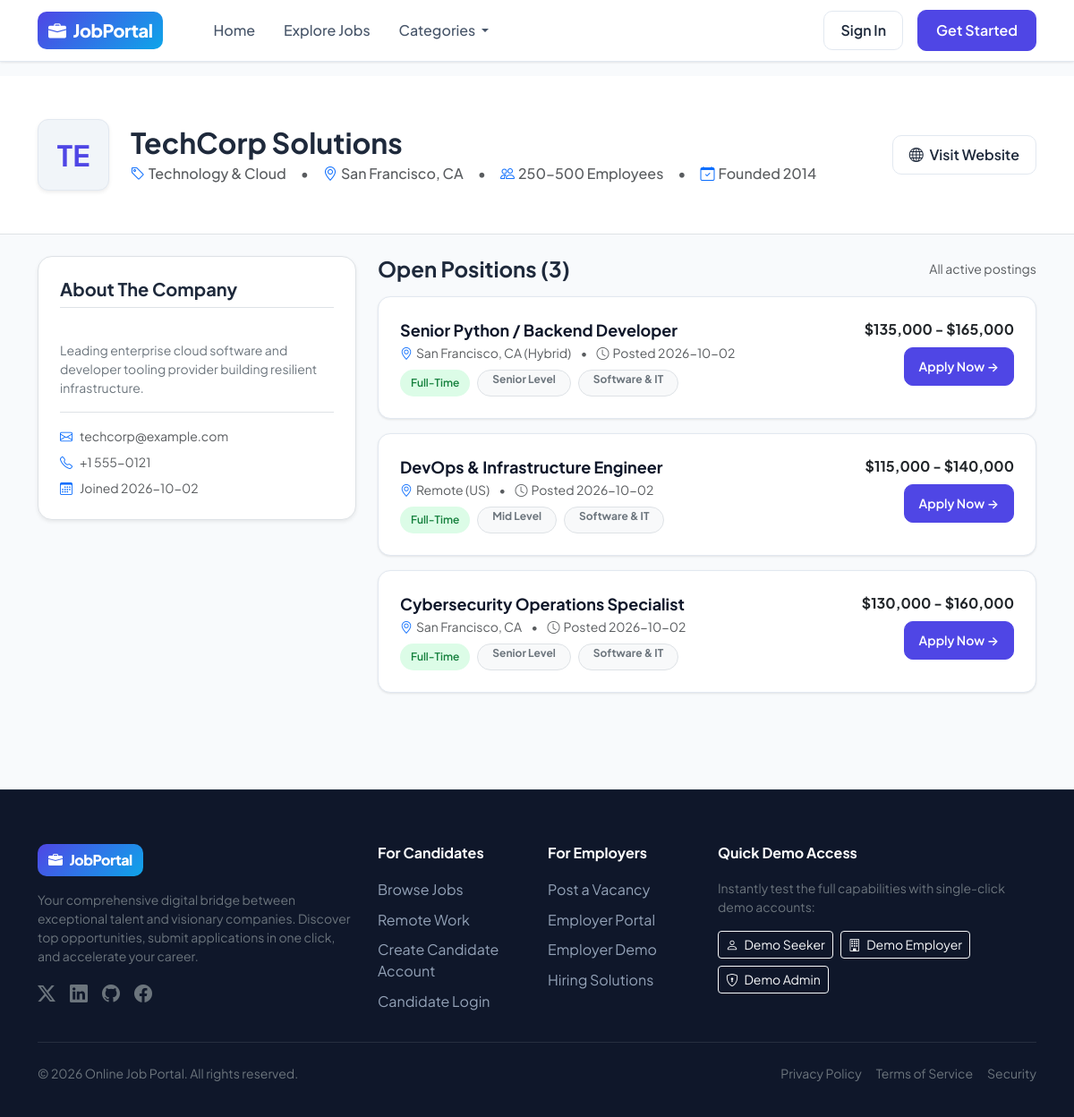
/companies/2, run on the app's committed database.
### tables this page shows
CREATE TABLE employer_profiles (
        id INTEGER PRIMARY KEY AUTOINCREMENT,
        user_id INTEGER UNIQUE NOT NULL,
        company_name TEXT NOT NULL,
        company_website TEXT,
        company_location TEXT,
        industry TEXT,
        company_size TEXT,
        company_description TEXT,
        logo_filename TEXT DEFAULT 'default_company.png',
        founded_year INTEGER,
        updated_at TIMESTAMP DEFAULT CURRENT_TIMESTAMP,
        FOREIGN KEY (user_id) REFERENCES users(id) ON DELETE CASCADE
    );

CREATE TABLE users (
        id INTEGER PRIMARY KEY AUTOINCREMENT,
        name TEXT NOT NULL,
        email TEXT UNIQUE NOT NULL,
        password_hash TEXT NOT NULL,
        role TEXT NOT NULL CHECK(role IN ('seeker', 'employer', 'admin')),
        phone TEXT,
        avatar TEXT DEFAULT 'default_avatar.png',
        is_active INTEGER DEFAULT 1,
        created_at TIMESTAMP DEFAULT CURRENT_TIMESTAMP
    );

CREATE TABLE jobs (
        id INTEGER PRIMARY KEY AUTOINCREMENT,
        employer_id INTEGER NOT NULL,
        category_id INTEGER NOT NULL,
        title TEXT NOT NULL,
        job_type TEXT NOT NULL,
        experience_level TEXT NOT NULL,
        location TEXT NOT NULL,
        salary_min INTEGER,
        salary_max INTEGER,
        salary_currency TEXT DEFAULT '$',
        description TEXT NOT NULL,
        responsibilities TEXT,
        requirements TEXT,
        benefits TEXT,
        status TEXT DEFAULT 'Active' CHECK(status IN ('Active', 'Closed', 'Draft')),
        deadline DATE,
        views_count INTEGER DEFAULT 0,
        created_at TIMESTAMP DEFAULT CURRENT_TIMESTAMP,
        updated_at TIMESTAMP DEFAULT CURRENT_TIMESTAMP,
        FOREIGN KEY (employer_id) REFERENCES users(id) ON DELETE CASCADE,
        FOREIGN KEY (category_id) REFERENCES categories(id) ON DELETE CASCADE
    );

CREATE TABLE categories (
        id INTEGER PRIMARY KEY AUTOINCREMENT,
        name TEXT UNIQUE NOT NULL,
        icon TEXT NOT NULL DEFAULT 'bi-briefcase',
        description TEXT
    );

### app.py (the view)
@app.route('/companies/<int:employer_id>')
def company_profile(employer_id):
    conn = get_db()
    cursor = conn.cursor()
    cursor.execute("""
        SELECT ep.*, u.name, u.email, u.phone, u.created_at as joined_at
        FROM employer_profiles ep
        JOIN users u ON ep.user_id = u.id
        WHERE ep.user_id = ? AND u.is_active = 1
    """, (employer_id,))
    company = cursor.fetchone()
    if not company:
        conn.close()
        abort(404)
    cursor.execute("""
        SELECT j.*, c.name as category_name
        FROM jobs j
        JOIN categories c ON j.category_id = c.id
        WHERE j.employer_id = ? AND j.status = 'Active'
        ORDER BY j.created_at DESC
    """, (employer_id,))
    jobs = cursor.fetchall()
    conn.close()
    return render_template('company_profile.html', company=company, jobs=jobs)

### auth.py (called while the page is built, shortened)
def get_current_user():
    user_id = session.get('user_id')
    if not user_id:
        return None

### database.py (called while the page is built)
def get_db():
    conn = sqlite3.connect(DB_PATH)
    conn.row_factory = sqlite3.Row
    conn.execute("PRAGMA foreign_keys = ON;")
    return conn

### templates/company_profile.html (shortened to what this page needs)
{% extends "base.html" %}
{% block content %}
<div class="bg-white border-bottom py-5 mb-4">
  <div class="container">
    <div class="row align-items-center g-4">
      <div class="col-auto">
        <div class="company-logo-box shadow-sm" style="width: 80px; height: 80px; font-size: 2rem;">
          {{ company.company_name[:2] | upper }}
        </div>
      </div>
      <div class="col">
        <h2 class="fw-bold mb-1">{{ company.company_name }}</h2>
        <div class="text-muted fw-medium d-flex flex-wrap align-items-center gap-3">
          {% if company.industry %}
            <span><i class="bi bi-tag text-primary me-1"></i>{{ company.industry }}</span>
            <span>&bull;</span>
          {% endif %}
          <span><i class="bi bi-geo-alt text-primary me-1"></i>{{ company.company_location or 'Global' }}</span>
          {% if company.company_size %}
            <span>&bull;</span>
            <span><i class="bi bi-people text-primary me-1"></i>{{ company.company_size }}</span>
          {% endif %}
          {% if company.founded_year %}
            <span>&bull;</span>
            <span><i class="bi bi-calendar-check text-primary me-1"></i>Founded {{ company.founded_year }}</span>
          {% endif %}
        </div>
      </div>
      <div class="col-lg-auto">
        {% if company.company_website %}
        <a href="{{ company.company_website }}" target="_blank" class="btn btn-outline-custom">
          <i class="bi bi-globe me-1"></i> Visit Website
        </a>
        {% endif %}
      </div>
    </div>
  </div>
</div>
<div class="container pb-5">
  <div class="row g-4">
    <div class="col-lg-4">
      <div class="bg-white p-4 rounded-4 border shadow-sm mb-4">
        <h5 class="fw-bold mb-3 border-bottom pb-2">About The Company</h5>
        <p class="text-secondary small leading-relaxed" style="white-space: pre-line;">
          {{ company.company_description or 'An innovative enterprise delivering industry-leading solutions.' }}
        </p>
        <div class="pt-3 border-top mt-3 small text-muted d-flex flex-column gap-2">
          <div><i class="bi bi-envelope text-primary me-2"></i>{{ company.email }}</div>
          {% if company.phone %}
          <div><i class="bi bi-telephone text-primary me-2"></i>{{ company.phone }}</div>
          {% endif %}
          <div><i class="bi bi-calendar3 text-primary me-2"></i>Joined {{ company.joined_at[:10] }}</div>
        </div>
      </div>
    </div>
    <div class="col-lg-8">
      <div class="d-flex justify-content-between align-items-center mb-3">
        <h4 class="fw-bold mb-0">Open Positions ({{ jobs|length }})</h4>
        <span class="text-muted small">All active postings</span>
      </div>
      {% if jobs %}
        <div class="d-flex flex-column gap-3">
          {% for job in jobs %}
          <div class="job-card bg-white">
            <div class="d-flex flex-column flex-md-row justify-content-between align-items-start gap-3">
              <div>
                <h5 class="fw-bold mb-1">
                  <a href="{{ url_for('job_detail', job_id=job.id) }}" class="job-title-link">
                    {{ job.title }}
                  </a>
                </h5>
                <div class="text-muted small mb-2">
                  <i class="bi bi-geo-alt me-1 text-primary"></i>{{ job.location }}
                  <span class="mx-2">&bull;</span>
                  <i class="bi bi-clock me-1"></i>Posted {{ job.created_at[:10] }}
                </div>
                <div class="d-flex flex-wrap gap-2">
                  <span class="badge-job-type {% if job.job_type == 'Full-Time' %}badge-fulltime{% elif job.job_type == 'Remote' %}badge-remote{% else %}badge-parttime{% endif %}">
                    {{ job.job_type }}
                  </span>
                  <span class="badge bg-light text-secondary border rounded-pill px-3 py-1 small">
                    {{ job.experience_level }}
                  </span>
                  <span class="badge bg-light text-secondary border rounded-pill px-3 py-1 small">
                    {{ job.category_name }}
                  </span>
                </div>
              </div>
              <div class="text-md-end pt-2 pt-md-0">
                <div class="fw-bold text-dark fs-6 mb-2">
                  {% if job.salary_min and job.salary_max %}
                    {{ job.salary_currency }}{{ "{:,}".format(job.salary_min) }} - {{ job.salary_currency }}{{ "{:,}".format(job.salary_max) }}
                  {% elif job.salary_min %}
                    From {{ job.salary_currency }}{{ "{:,}".format(job.salary_min) }}
                  {% else %}
                    Competitive
                  {% endif %}
                </div>
                <a href="{{ url_for('job_detail', job_id=job.id) }}" class="btn btn-sm btn-primary-custom px-3">
                  Apply Now &rarr;
                </a>
              </div>
            </div>
          </div>
          {% endfor %}
        </div>
      {% else %}
        <div class="bg-white rounded-4 border p-5 text-center my-4">
          <p class="text-muted small mb-0">There are currently no active job vacancies listed for this organization.</p>
        </div>
      {% endif %}
    </div>
  </div>
</div>
{% endblock %}

### static/css/style.css (style rules this page uses)
:root { --primary: #4f46e5; --primary-hover: #4338ca; --primary-light: #eef2ff; --secondary: #0ea5e9; --dark: #0f172a; --dark-surface: #1e293b; --light-bg: #f8fafc; --border-color: #e2e8f0; --text-muted: #64748b; --text-dark: #1e293b; --card-radius: 14px; --btn-radius: 10px; --shadow-sm: 0 1px 3px rgba(0,0,0,0.06), 0 1px 2px rgba(0,0,0,0.04); --shadow-md: 0 4px 6px -1px rgba(0,0,0,0.07), 0 2px 4px -2px rgba(0,0,0,0.05); --shadow-lg: 0 10px 25px -3px rgba(0,0,0,0.08), 0 4px 6px -4px rgba(0,0,0,0.04); --shadow-hover: 0 20px 25px -5px rgba(79, 70, 229, 0.12), 0 8px 10px -6px rgba(79, 70, 229, 0.08); }
body { font-family: 'Plus Jakarta Sans', system-ui, -apple-system, BlinkMacSystemFont, 'Segoe UI', Roboto, sans-serif; background-color: var(--light-bg); color: var(--text-dark); min-height: 100vh; display: flex; flex-direction: column; }
.job-card { background: #ffffff; border: 1px solid var(--border-color); border-radius: var(--card-radius); padding: 24px; transition: all 0.25s ease; position: relative; box-shadow: var(--shadow-sm); }
.company-logo-box { width: 54px; height: 54px; border-radius: 12px; background: #f1f5f9; border: 1px solid var(--border-color); display: flex; align-items: center; justify-content: center; font-weight: 700; font-size: 1.25rem; color: var(--primary); flex-shrink: 0; overflow: hidden; }
.job-title-link { color: var(--dark); font-weight: 700; font-size: 1.125rem; text-decoration: none; transition: color 0.2s ease; }
.badge-job-type { font-size: 0.75rem; font-weight: 600; padding: 6px 12px; border-radius: 30px; }
.badge-fulltime { background: #dcfce7; color: #15803d; }
.btn-primary-custom { background-color: var(--primary); border-color: var(--primary); color: #ffffff; font-weight: 600; padding: 10px 20px; border-radius: var(--btn-radius); transition: all 0.2s ease; }
.btn-outline-custom { border: 1.5px solid var(--border-color); color: var(--text-dark); font-weight: 600; padding: 9px 18px; border-radius: var(--btn-radius); background: #fff; transition: all 0.2s ease; }

### data on the page
employer_profiles: company_name "TE", company_name "TechCorp Solutions", industry "Technology & Cloud", company_location "San Francisco, CA", company_size "250-500 Employees", founded_year "2014", company_description "Leading enterprise cloud software and developer tooling provider building resilient infrastructure."
users: email "techcorp@example.com", phone "+1 555-0121", created_at "2026-10-02"
jobs: title "Senior Python / Backend Developer", location "San Francisco, CA (Hybrid)", created_at "2026-10-02", job_type "Full-Time", experience_level "Senior Level", category_name "Software & IT", salary_currency "$", salary_min "135,000", salary_max "165,000"
jobs: title "DevOps & Infrastructure Engineer", location "Remote (US)", created_at "2026-10-02", job_type "Full-Time", experience_level "Mid Level", category_name "Software & IT", salary_currency "$", salary_min "115,000", salary_max "140,000"
jobs: title "Cybersecurity Operations Specialist", location "San Francisco, CA", created_at "2026-10-02", job_type "Full-Time", experience_level "Senior Level", category_name "Software & IT", salary_currency "$", salary_min "130,000", salary_max "160,000"

### other printed values
{{ jobs|length }} "3"
